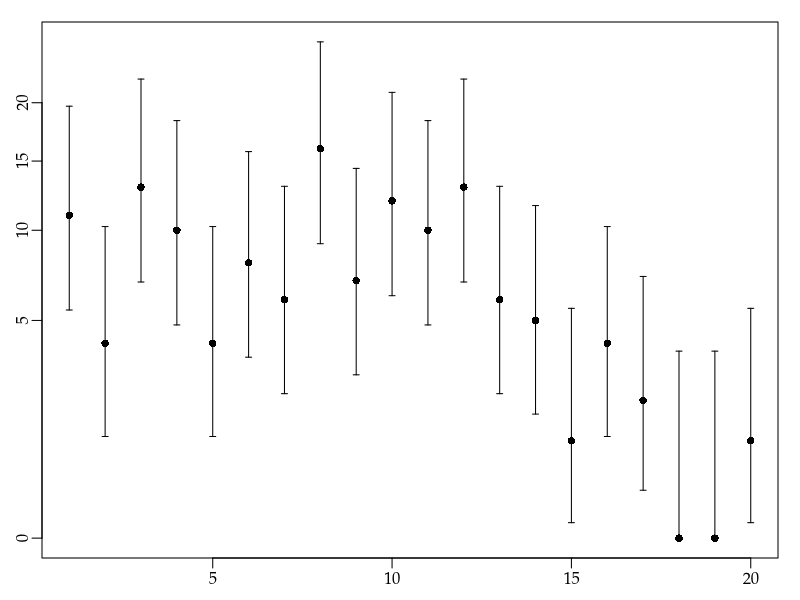

Generate this figure with R:
args = commandArgs()
basename = sub(".R$", "", sub("^--file=(.*/)?", "", args[grep("^--file=", args)]))
if (length(basename) != 0)
    quartz(type="pdf", file=paste0(basename, ".pdf"), width=4, height=3)
par(family="Palatino")
par(mgp=c(1.5,0.5,0)) # title and axis margins. default: c(3,1,0)
par(mar=c(2,2,1,1)+0.1) # bottom, left, top, right margins. default: c(5,4,4,2)+0.1
y = c(11,4,13,10,4,8,6,16,7,12,10,13,6,5,1,4,2,0,0,1)
ci = sapply(1:20, function(i){poisson.test(y[i])$conf.int})
plot(1:20, sqrt(y), type="p", pch=16, xlab="", ylab="", yaxt="n", ylim=sqrt(range(ci)))
arrows(1:20, sqrt(ci[1,]), 1:20, sqrt(ci[2,]), length=0.03, angle=90, code=3)
t = c(0,5,10,15,20);  axis(2, sqrt(t), t)
dev.off()
